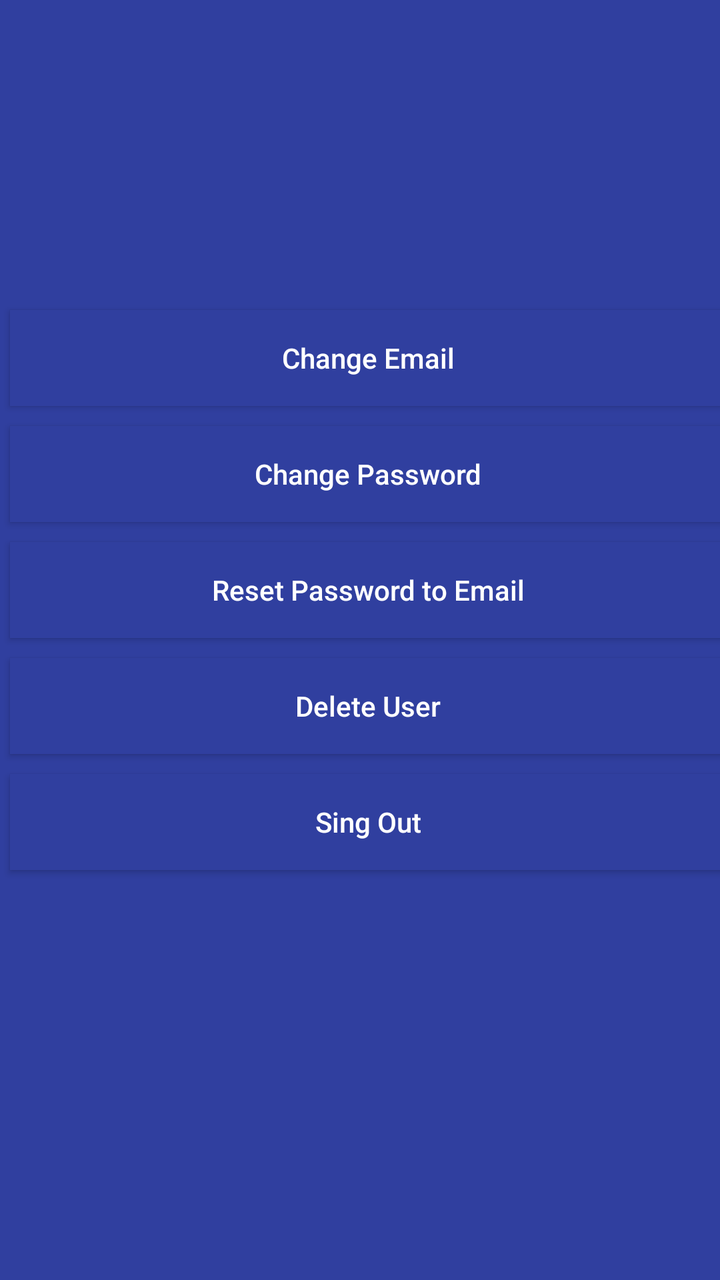
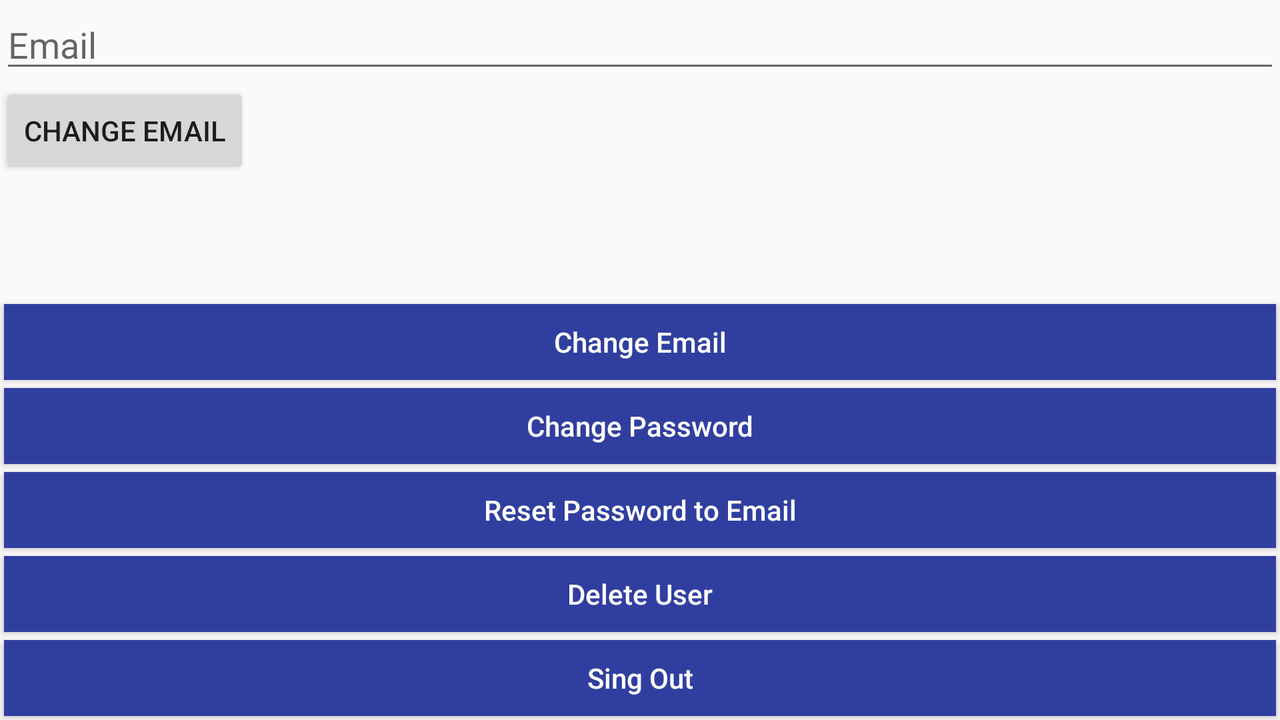

Compare how this app lays out the same screen by default and in its alternative resource folder. The renders come first, then the two layout files and the values they reference.
<!-- AndroidManifest.xml: application theme AppTheme.NoActionBar -->
<!-- res/layout/activity_setting_profile.xml -->
<?xml version="1.0" encoding="utf-8"?>
<android.support.constraint.ConstraintLayout xmlns:android="http://schemas.android.com/apk/res/android"
    xmlns:app="http://schemas.android.com/apk/res-auto"
    xmlns:tools="http://schemas.android.com/tools"
    android:layout_width="match_parent"
    android:layout_height="match_parent"
    tools:context="com.stosh.discountstorage.settings.SettingProfileActivity"
    android:background="@color/colorPrimaryDark">

    <RelativeLayout
        android:layout_width="368dp"
        android:layout_height="wrap_content"
        tools:layout_editor_absoluteX="8dp"
        tools:layout_editor_absoluteY="8dp">

        <LinearLayout
            android:layout_width="match_parent"
            android:layout_height="match_parent"
            android:orientation="vertical"
            android:id="@+id/containerSettings"></LinearLayout>







        <ProgressBar
            android:id="@+id/progressBar_setting"
            style="?android:attr/progressBarStyle"
            android:layout_width="match_parent"
            android:layout_height="wrap_content"
            android:layout_marginTop="@dimen/progresBar_marginTop"
            android:layout_weight="1"
            android:visibility="gone"/>

        <LinearLayout
            android:id="@+id/linearLayout"
            android:layout_width="match_parent"
            android:layout_height="wrap_content"
            android:layout_marginTop="@dimen/layout_marginTop"
            android:orientation="vertical"
            tools:layout_editor_absoluteX="8dp"
            tools:layout_editor_absoluteY="8dp">

            <Button
                android:id="@+id/btn_settingChangeEmailVis"
                android:layout_width="match_parent"
                android:layout_height="wrap_content"
                android:layout_weight="1"
                android:text="@string/change_email"
                android:layout_gravity="center"
                android:background="@color/colorPrimaryDark"
                android:textColor="@color/white"
                android:layout_margin="@dimen/btn_margin"
                android:textAllCaps="false" />

            <Button
                android:id="@+id/btn_settingChangePasswordVis"
                android:layout_width="match_parent"
                android:layout_height="wrap_content"
                android:layout_weight="1"
                android:text="@string/change_password"
                android:layout_gravity="center"
                android:background="@color/colorPrimaryDark"
                android:textColor="@color/white"
                android:layout_margin="@dimen/btn_margin"
                android:textAllCaps="false" />

            <Button
                android:id="@+id/btn_settingResetEmailVis"
                android:layout_width="match_parent"
                android:layout_height="wrap_content"
                android:layout_weight="1"
                android:text="@string/reset_password"
                android:layout_gravity="center"
                android:background="@color/colorPrimaryDark"
                android:textColor="@color/white"
                android:layout_margin="@dimen/btn_margin"
                android:textAllCaps="false" />

            <Button
                android:id="@+id/btn_deleteUser"
                android:layout_width="match_parent"
                android:layout_height="wrap_content"
                android:layout_weight="1"
                android:text="@string/delete_user"
                android:textAllCaps="false"
                android:background="@color/colorPrimaryDark"
                android:textColor="@color/white"
                android:layout_margin="@dimen/btn_margin"
                android:layout_gravity="center" />

            <Button
                android:id="@+id/btn_singOut"
                android:layout_width="match_parent"
                android:layout_height="wrap_content"
                android:layout_weight="1"
                android:text="@string/sing_out"
                android:background="@color/colorPrimaryDark"
                android:layout_margin="@dimen/btn_margin"
                android:textColor="@color/white"
                android:textAllCaps="false"
                android:layout_gravity="center" />

        </LinearLayout>
    </RelativeLayout>
</android.support.constraint.ConstraintLayout>
<!-- resources referenced by this layout -->
<resources>
  <color name="colorPrimaryDark">#303f9f</color>
  <color name="white">#ffffff</color>
  <dimen name="btn_margin">5dp</dimen>
  <dimen name="layout_marginTop">150dp</dimen>
  <string name="change_email">Change Email</string>
  <string name="change_password">Change Password</string>
  <string name="delete_user">Delete User</string>
  <string name="reset_password">Reset Password to Email</string>
  <string name="sing_out">Sing Out</string>
  <style name="AppTheme.NoActionBar" parent="Theme.AppCompat.Light.DarkActionBar">&gt;
          <item name="windowActionBar">false</item>
          <item name="windowNoTitle">true</item>
          <item name="colorPrimary">@color/colorPrimary</item>
          <item name="colorPrimaryDark">@color/colorPrimaryDark</item>
          <item name="colorAccent">@color/colorAccent</item>
      </style>
  <color name="colorPrimary">#3f51b5</color>
  <color name="colorAccent">#FF4081</color>
</resources>
<!-- res/layout-land/activity_setting_profile.xml (the repository's variant of the layout above) -->
<!-- drawn on the phone turned sideways -->
<?xml version="1.0" encoding="utf-8"?>
<android.support.constraint.ConstraintLayout xmlns:android="http://schemas.android.com/apk/res/android"
    xmlns:app="http://schemas.android.com/apk/res-auto"
    xmlns:tools="http://schemas.android.com/tools"
    android:layout_width="match_parent"
    android:layout_height="match_parent"
    tools:context="com.stosh.discountstorage.SettingProfile">

    <RelativeLayout
        android:layout_width="match_parent"
        android:layout_height="wrap_content"
        tools:layout_editor_absoluteX="8dp"
        tools:layout_editor_absoluteY="0dp">

        <EditText
            android:id="@+id/editText_settingChangeEmail"
            android:layout_width="match_parent"
            android:layout_height="wrap_content"
            android:ems="10"
            android:hint="@string/email"
            android:inputType="textEmailAddress"
            android:maxLines="1"
            android:visibility="visible" />

        <EditText
            android:id="@+id/editText_settingChangePassword"
            android:layout_width="match_parent"
            android:layout_height="wrap_content"
            android:ems="10"
            android:hint="@string/change_password"
            android:inputType="textPassword"
            android:maxLines="1"
            android:visibility="gone" />

        <EditText
            android:id="@+id/editText_settingEmailReset"
            android:layout_width="match_parent"
            android:layout_height="wrap_content"
            android:ems="10"
            android:hint="@string/send_reset"
            android:inputType="textEmailAddress"
            android:maxLines="1"
            android:visibility="gone" />

        <Button
            android:id="@+id/btn_settingChangeEmail"
            android:layout_width="wrap_content"
            android:layout_height="wrap_content"
            android:layout_alignParentLeft="true"
            android:layout_alignParentStart="true"
            android:layout_below="@+id/editText_settingChangeEmail"
            android:text="@string/change_email"
            android:visibility="visible" />

        <Button
            android:id="@+id/btn_settingChangePassword"
            android:layout_width="wrap_content"
            android:layout_height="wrap_content"
            android:layout_alignParentLeft="true"
            android:layout_alignParentStart="true"
            android:layout_below="@+id/editText_settingChangePassword"
            android:text="@string/change_password"
            android:visibility="gone" />

        <Button
            android:id="@+id/btn_settingResetEmail"
            android:layout_width="wrap_content"
            android:layout_height="wrap_content"
            android:layout_alignParentLeft="true"
            android:layout_alignParentStart="true"
            android:layout_below="@+id/editText_settingEmailReset"
            android:text="@string/reset"
            android:visibility="gone" />

        <ProgressBar
            android:id="@+id/progressBar_setting"
            style="?android:attr/progressBarStyle"
            android:layout_width="match_parent"
            android:layout_height="wrap_content"
            android:layout_marginTop="@dimen/progressBar_marginTop"
            android:layout_weight="1"
            android:visibility="gone" />

        <LinearLayout
            android:id="@+id/linearLayout"
            android:layout_width="match_parent"
            android:layout_height="wrap_content"
            android:layout_marginTop="150dp"
            android:orientation="vertical"
            tools:layout_editor_absoluteX="8dp"
            tools:layout_editor_absoluteY="8dp">

            <Button
                android:id="@+id/btn_settingChangeEmailVis"
                android:layout_width="match_parent"
                android:layout_height="wrap_content"
                android:layout_gravity="center"
                android:layout_margin="@dimen/btn_margin"
                android:layout_weight="1"
                android:background="@color/colorPrimaryDark"
                android:text="@string/change_email"
                android:textAllCaps="false"
                android:textColor="@color/white" />

            <Button
                android:id="@+id/btn_settingChangePasswordVis"
                android:layout_width="match_parent"
                android:layout_height="wrap_content"
                android:layout_gravity="center"
                android:layout_margin="@dimen/btn_margin"
                android:layout_weight="1"
                android:background="@color/colorPrimaryDark"
                android:text="@string/change_password"
                android:textAllCaps="false"
                android:textColor="@color/white" />

            <Button
                android:id="@+id/btn_settingResetEmailVis"
                android:layout_width="match_parent"
                android:layout_height="wrap_content"
                android:layout_gravity="center"
                android:layout_margin="@dimen/btn_margin"
                android:layout_weight="1"
                android:background="@color/colorPrimaryDark"
                android:text="@string/reset_password"
                android:textAllCaps="false"
                android:textColor="@color/white" />

            <Button
                android:id="@+id/btn_deleteUser"
                android:layout_width="match_parent"
                android:layout_height="wrap_content"
                android:layout_gravity="center"
                android:layout_margin="@dimen/btn_margin"
                android:layout_weight="1"
                android:background="@color/colorPrimaryDark"
                android:text="@string/delete_user"
                android:textAllCaps="false"
                android:textColor="@color/white" />

            <Button
                android:id="@+id/btn_singOut"
                android:layout_width="match_parent"
                android:layout_height="wrap_content"
                android:layout_gravity="center"
                android:layout_margin="@dimen/btn_margin"
                android:layout_weight="1"
                android:background="@color/colorPrimaryDark"
                android:text="@string/sing_out"


                android:textAllCaps="false"
                android:textColor="@color/white" />

        </LinearLayout>
    </RelativeLayout>
</android.support.constraint.ConstraintLayout>
<!-- resources referenced by the variant -->
<!-- as the phone turned sideways resolves them -->
<resources>
  <color name="colorPrimaryDark">#303f9f</color>
  <color name="white">#ffffff</color>
  <!-- from res/values-land/ -->
  <dimen name="btn_margin">2dp</dimen>
  <!-- from res/values-land/ -->
  <dimen name="progressBar_marginTop">50dp</dimen>
  <string name="change_email">Change Email</string>
  <string name="change_password">Change Password</string>
  <string name="delete_user">Delete User</string>
  <string name="email">Email</string>
  <string name="reset">Reset Password</string>
  <string name="reset_password">Reset Password to Email</string>
  <string name="send_reset">"We have sent you instructions to reset your password!"</string>
  <string name="sing_out">Sing Out</string>
  <style name="AppTheme.NoActionBar" parent="Theme.AppCompat.Light.DarkActionBar">&gt;
          <item name="windowActionBar">false</item>
          <item name="windowNoTitle">true</item>
          <item name="colorPrimary">@color/colorPrimary</item>
          <item name="colorPrimaryDark">@color/colorPrimaryDark</item>
          <item name="colorAccent">@color/colorAccent</item>
      </style>
  <color name="colorPrimary">#3f51b5</color>
  <color name="colorAccent">#FF4081</color>
</resources>
